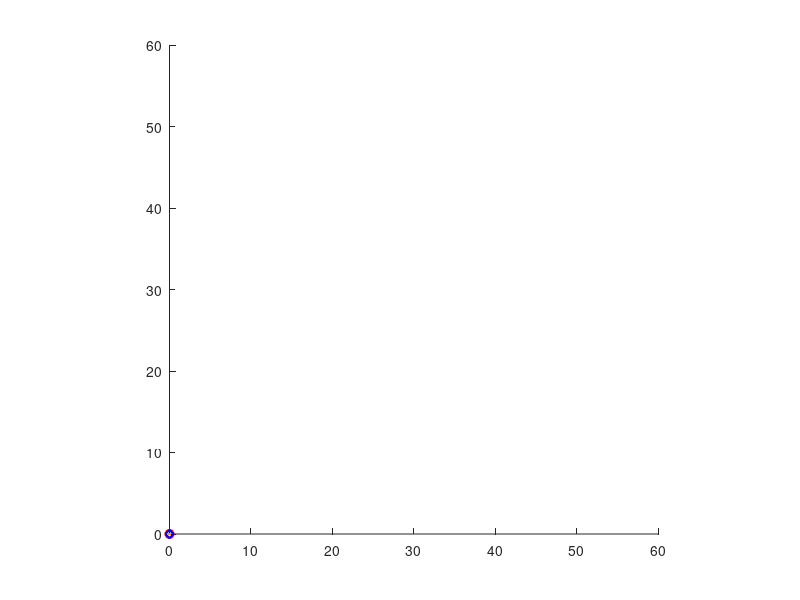

Reproduce this figure in MATLAB. (Note: this script raises an error after producing the figure.)
function simulate_loop()

    close all
    clf
    hold on
    plot_prediction = plot(0,0,'or-', 'Linewidth', 1.5);
    plot_trajectory = plot(0,0,'db-','Linewidth', 1.5);
    plot_uav_body = plot(0,0,'Color',[1 0.6 0],'LineWidth',3);
    state_trajectory=[];
    control_variables=[];
    
    axis square
    xlim([0 60])
    ylim([0 60])
% % %%%%%%%%%
% xlim([0 10])
% ylim([-10 0])
%     

    [H,Ts,id_u1, id_u2,id_x,id_z,id_theta,id_dotx,id_dotz,id_dottheta] = drone_info;

    current_state = [0;0;0;0;0;0];
    current_MPC_solution = [];
    commands = [];
    
   [mass,inertia_moment,arm_moment,gravitational_acceleration_model, gravitational_acceleration_controller] = parameters;

    for k = 1:50
        
        %% Run the controller
        [command, current_MPC_solution, predicted_trajectory] = ...
            optimizetrajectory(current_state, current_MPC_solution);
        
        %% Run the simulation
        current_state = simulate_timestep(current_state, command,gravitational_acceleration_model);

        %% Visualize
        plot_prediction.XData = predicted_trajectory(:,1);
        plot_prediction.YData = predicted_trajectory(:,2);
        plot_trajectory.XData(end+1) = current_state(1);
        plot_trajectory.YData(end+1) = current_state(2);
        plot_uav_body.XData = [0 -sin(current_state(3))] + current_state(1);
        plot_uav_body.YData = [0 cos(current_state(3))]+ current_state(2);
        state_trajectory(end+1,:) = current_state;
        control_variables(end+1,:) = current_MPC_solution;
        commands(end+1,:) = command;
        
        drawnow
        pause(0.05)
        
    end
       
    figure
    plot(commands(:,1));
    hold on
    plot(commands(:,2));
    
    save('states.mat','state_trajectory')
    save('control.mat','control_variables')

end